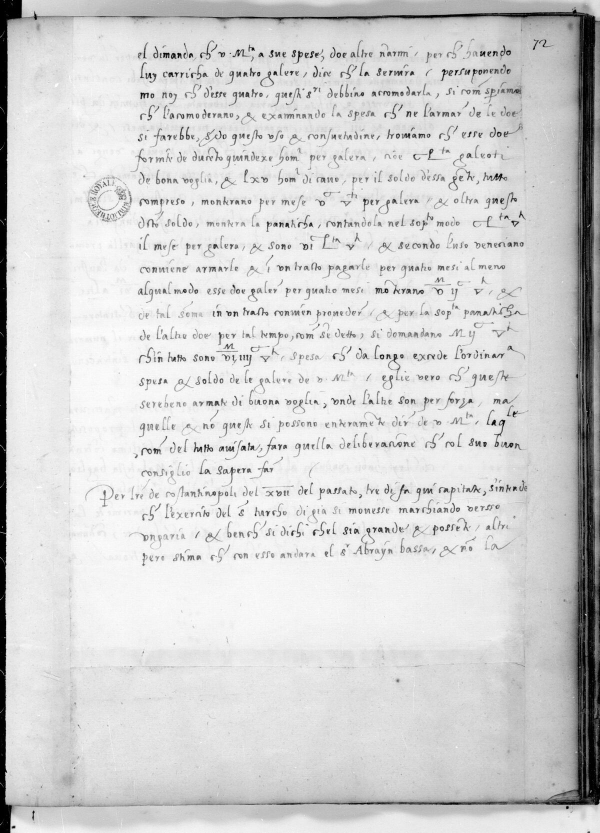
#> input picture targets/sormano/arya/img3000/f142_1200.jpg, 1200 x 1665 px, given in place of IMG_R9414_I44519_P1.jpg, which was not available (shown at 1/2 size)
$ python crop4p1a.py 5
#> lines starting #> are read from the running program, lines starting #| are printed output that depends on the picture; pictures that were not available may be replaced by others from this repository, and a replacement may not be noted
# P1 per-line crops l.6-18 (makes cp12/p1a/) (upright), 4 bands at 2x, drift-following as crop4p3.py
import sys, numpy as np
from PIL import Image, ImageOps, ImageDraw
im=Image.open('../img/IMG_R9414_I44519_P1.jpg').convert('L')
#> im is the input picture: PIL image 1200x1665 L; min 0, max 255, mean 211.6
a=np.asarray(im).astype(float); Q=[500,1230,1960,2690,3420]; Y0,Y1=820,2400
def peaks(x0,x1):
#> called with x0 = 500, x1 = 1230
    band=a[Y0:Y1,x0:x1]; thr=np.percentile(band,6)+15
#> after `band = a[Y0:Y1, x0:x1]`:
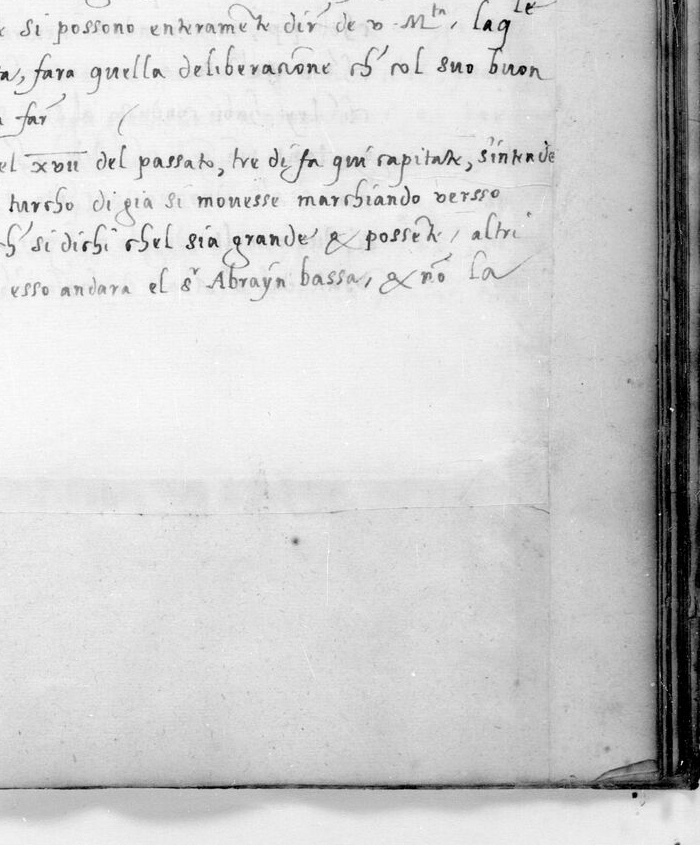
#> band: shape (845, 700) float64; min 0, max 255, mean 207.5
#> after `thr = np.percentile(band, 6) + 15`: thr = 118
    s=np.convolve((band<thr).sum(1).astype(float),np.ones(31)/31,'same')
#> s = 845 values, max 157.2 at index 774, min 0 at index 813, mean 48.77
    c=[i for i in range(45,len(s)-45) if s[i]==s[i-45:i+46].max() and s[i]>0.15*s.max()]
#> c = [63, 162, 239, 426, 513, 657, 658, 774]
    d=[]
    for i in c:
        if not d or i-d[-1]>40: d.append(i)
#> this loop made 8 passes
#> i on passes 1 to 8: 63, 162, 239, 426, 513, 657, 658, 774
#> after the loop, d = [63, 162, 239, 426, 513, 657, 774]
    return [Y0+i for i in d]
P=[peaks(Q[b],Q[b+1]) for b in range(4)]
#> (the run stopped early here; a loop or call above may not have finished)

$ run again, on targets/sormano/arya/img3000/f146_1200.jpg
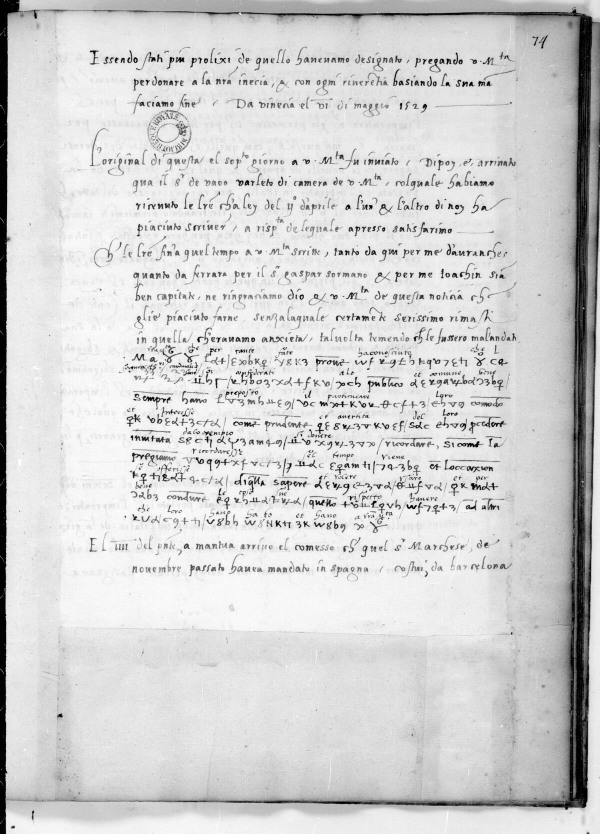
#> input picture targets/sormano/arya/img3000/f146_1200.jpg, 1200 x 1667 px, given in place of IMG_R9414_I44519_P1.jpg, which was not available (shown at 1/2 size)
#> im is the input picture: PIL image 1200x1667 L; min 0, max 255, mean 209.7
#> in peaks, `band = a[Y0:Y1, x0:x1]`:
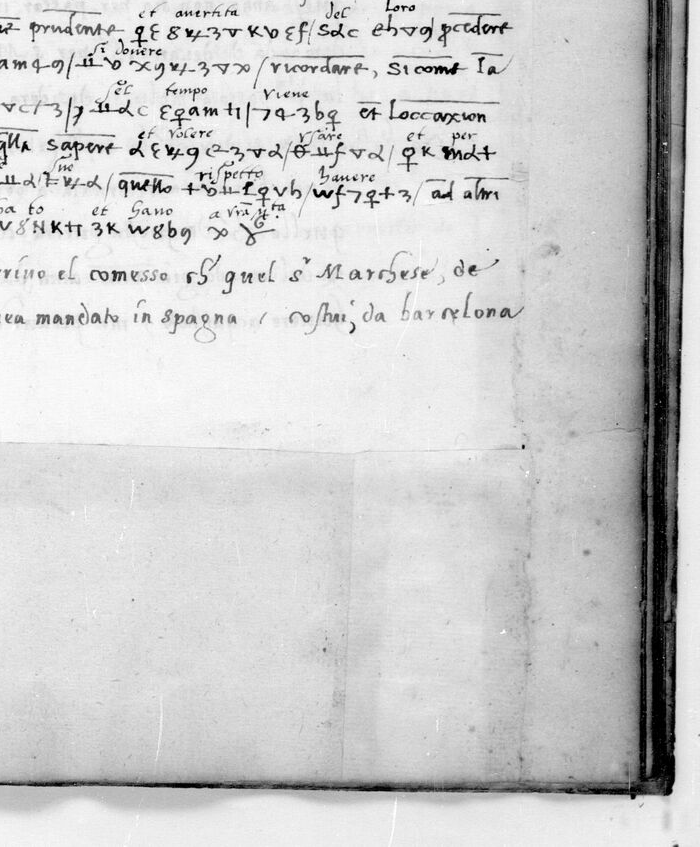
#> band: shape (847, 700) float64; min 0, max 255, mean 205.2
#> thr = 110
#> s = 847 values, max 180.7 at index 779, min 0 at index 815, mean 49.37
#> c = [145, 417, 514, 660, 779]
#> the loop in peaks, `for i in c:` made 5 passes
#> i on passes 1 to 5: 145, 417, 514, 660, 779
